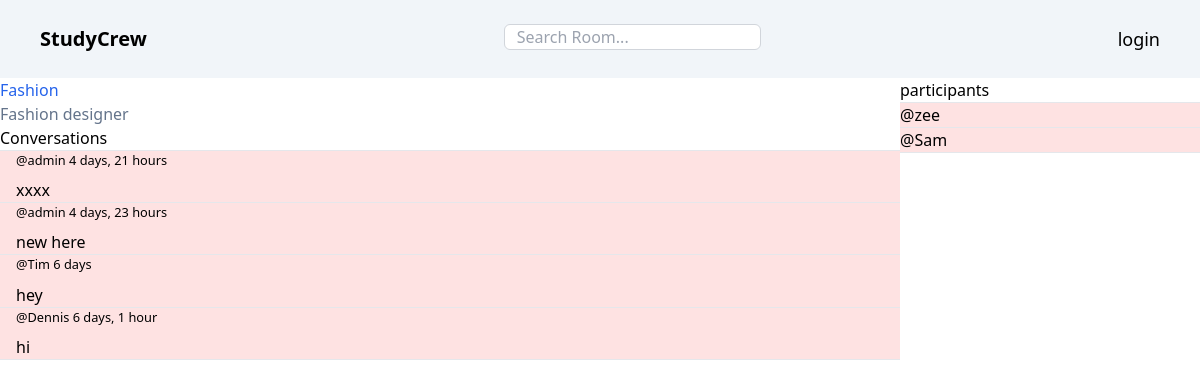
Page /room/3/ on the committed database.
### base/models.py (models this page shows, shortened)
class Room(models.Model):
  host = models.ForeignKey(User, on_delete=models.SET_NULL, null=True)
  topic = models.ForeignKey(Topic, on_delete=models.SET_NULL, null=True)
  name = models.CharField(max_length=225)
  description = models.TextField(null=True, blank=True)
  participants = models.ManyToManyField(User, related_name='participants', blank=True)
  updated = models.DateTimeField(auto_now=True)
  created = models.DateTimeField(auto_now_add=True)
  class Meta:
    ordering = ['-updated', '-created']

class Message(models.Model):
  user = models.ForeignKey(User, on_delete=models.CASCADE)
  room = models.ForeignKey(Room, on_delete=models.CASCADE)
  body = models.TextField()
  updated = models.DateTimeField(auto_now=True)
  created = models.DateTimeField(auto_now_add=True)
  class Meta:
    ordering = ['-updated', '-created']

### base/views.py (the view, shortened to what this page needs)
# urls.py: path('room/<str:pk>/', views.room, name='room'),
def room(request, pk):
  room = Room.objects.get(id=pk)
  room_messages = room.message_set.all().order_by('-created')
  participants = room.participants.all()
  context = {
    'room' : room,
    'room_messages' : room_messages,
    'participants' : participants
  }
  return render(request, 'base/room.html', context)

### base/templates/base/room.html (shortened to what this page needs)
<body>
  {% extends 'main.html' %}
  {% block content %}
  <div class="grid grid-cols-4">
    <div class="col-span-3">
      <h1 class="text-blue-600">{{ room.name }}</h1>
      <p class="text-slate-500">{{ room.description }}</p>
      <div class="comment-wrapper">
        <h3>Conversations</h3>
        {% for message in room_messages %}
          <div class="flex items-center justify-between px-4 bg-red-100">
            <div class="flex flex-col gap-2">
              <small>@{{message.user}} {{message.created|timesince}}</small>
              <p>{{message.body}}</p>
            </div>
          </div>
          <hr>
        {% endfor %}
      </div>
    </div>
    <div class="col-span-1">
      <h3>participants</h3>
      {% for user in participants %}
        <div class="bg-red-100">
          <p>@{{ user.username }}</p>
          <hr>
        </div>
      {% endfor %}
    </div>
  </div>
  {% endblock content %}

### rows in the picture
Room: name "Fashion", description "Fashion designer"
Message: user "admin", created "4 days, 21 hours", body "xxxx"
Message: user "admin", created "4 days, 23 hours", body "new here"
Message: user "Tim", created "6 days", body "hey"
Message: user "Dennis", created "6 days, 1 hour", body "hi"

### other values in the picture
{{ user.username }} "zee"
{{ user.username }} "Sam"
